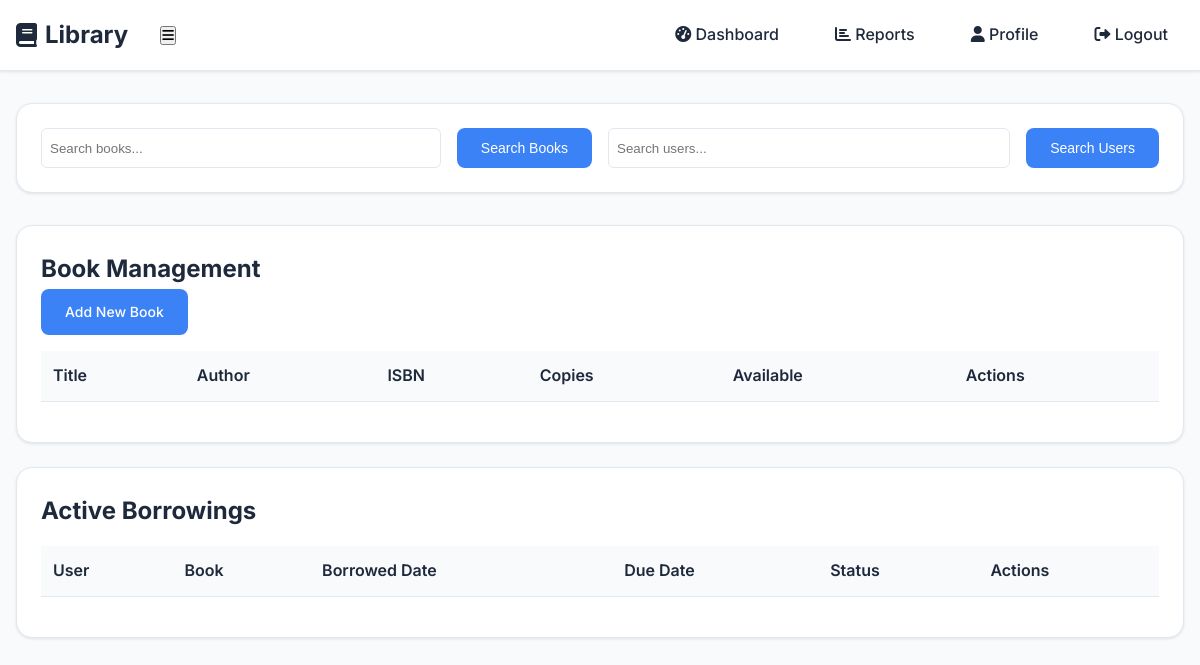
Page /librarian/dashboard/ (signed in) on the earlier database version.
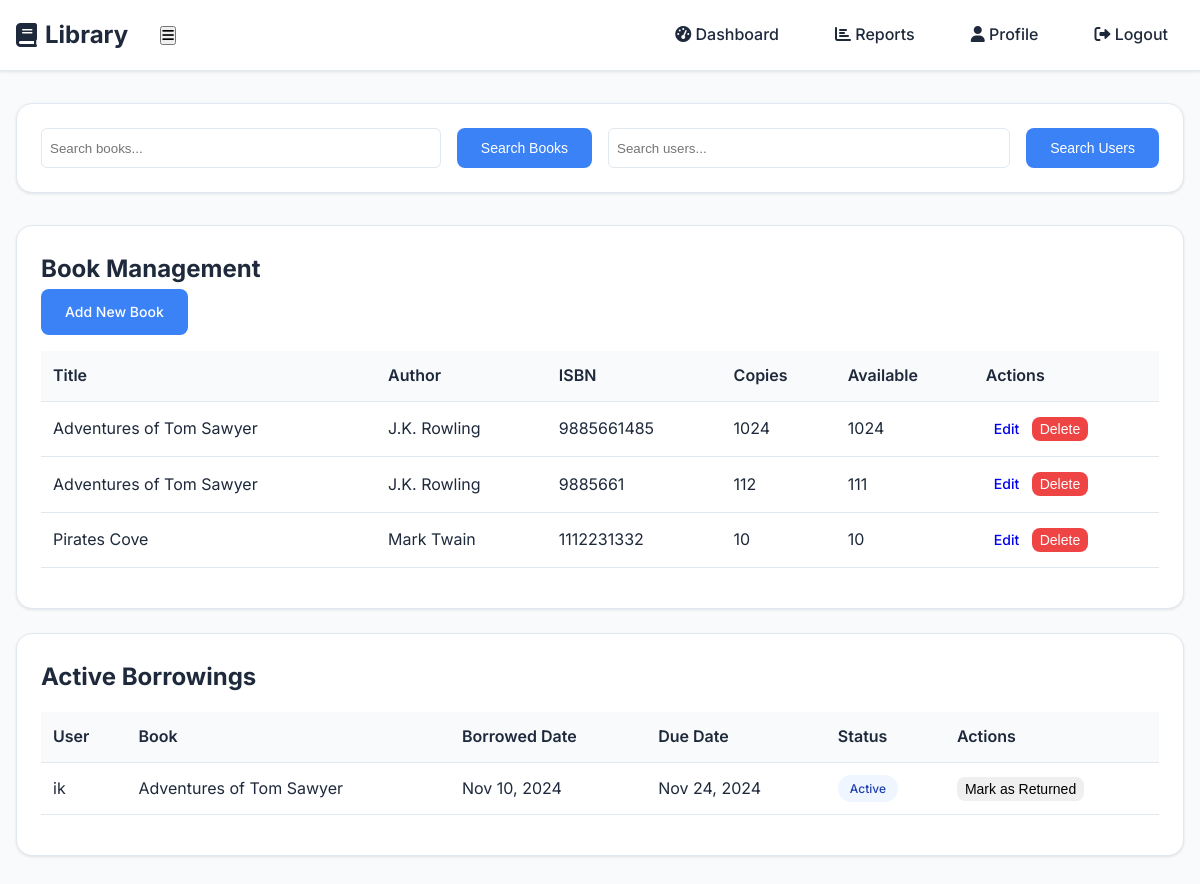
Same page on the later database version.
### catalog/models.py (models this page shows, shortened)
class Book(models.Model):
    title = models.CharField(max_length=200)
    author = models.CharField(max_length=200)
    isbn = models.CharField(max_length=13, unique=True)
    genre = models.CharField(max_length=100)
    description = models.TextField()
    cover_image = models.ImageField(upload_to='covers/', null=True, blank=True)
    pdf_file = models.FileField(upload_to='books/')
    total_copies = models.PositiveIntegerField(default=1)
    available_copies = models.PositiveIntegerField(default=1)
    created_at = models.DateTimeField(auto_now_add=True)
    updated_at = models.DateTimeField(auto_now=True)
    class Meta:
        verbose_name = 'Book'
        verbose_name_plural = 'Books'

class Borrowing(models.Model):
    user = models.ForeignKey(User, on_delete=models.CASCADE)
    book = models.ForeignKey(Book, on_delete=models.CASCADE)
    borrowed_date = models.DateTimeField(auto_now_add=True)
    due_date = models.DateTimeField()
    returned_date = models.DateTimeField(null=True, blank=True)
    reminder_sent = models.BooleanField(default=False)
    class Meta:
        verbose_name = 'Borrowing'
        verbose_name_plural = 'Borrowings'

### librarian/views.py (the view, shortened to what this page needs)
# urls.py: path('dashboard/', views.librarian_dashboard, name='librarian_dashboard'),
@user_passes_test(is_librarian)
def librarian_dashboard(request):
    search_query = request.GET.get('search', '')
    user_search = request.GET.get('user_search', '')
    books = Book.objects.all().order_by('-created_at')
    borrowings = Borrowing.objects.filter(
        returned_date__isnull=True
    ).select_related('user', 'book').order_by('due_date')
    if search_query:
        books = books.filter(
            Q(title__icontains=search_query) |
            Q(author__icontains=search_query) |
            Q(isbn__icontains=search_query)
        )
    user_details = None
    return render(request, 'librarian/dashboard.html', {
        'books': books,
        'borrowings': borrowings,
        'search_query': search_query,
        'user_search': user_search,
        'user_details': user_details,
        'now': timezone.now()
    })

### librarian/views.py (called while the page is built)
def is_librarian(user):
    return user.is_authenticated and user.is_staff

### librarian/templates/librarian/dashboard.html (shortened to what this page needs)
{% extends 'catalog/layout.html' %}
{% block content %}
<div class="dashboard-grid">
    <div class="search-section card">
        <div class="search-forms">
            <form method="get" class="search-form">
                <input type="text" name="search" placeholder="Search books..." value="{{ search_query }}">
                <button type="submit" class="btn btn-primary">Search Books</button>
            </form>
            <form method="get" class="search-form">
                <input type="text" name="user_search" placeholder="Search users..." value="{{ user_search }}">
                <button type="submit" class="btn btn-primary">Search Users</button>
            </form>
        </div>
    </div>
    <div class="dashboard-section card">
        <div class="section-header">
            <h2>Book Management</h2>
            <a href="{% url 'add_book' %}" class="btn btn-primary">Add New Book</a>
        </div>
        <div class="books-table">
            <table>
                <thead>
                    <tr>
                        <th>Title</th>
                        <th>Author</th>
                        <th>ISBN</th>
                        <th>Copies</th>
                        <th>Available</th>
                        <th>Actions</th>
                    </tr>
                </thead>
                <tbody>
                    {% for book in books %}
                    <tr>
                        <td>{{ book.title }}</td>
                        <td>{{ book.author }}</td>
                        <td>{{ book.isbn }}</td>
                        <td>{{ book.total_copies }}</td>
                        <td>{{ book.available_copies }}</td>
                        <td>
                            <a href="{% url 'edit_book' book.pk %}" class="btn btn-small">Edit</a>
                            <form method="post" action="{% url 'delete_book' book.pk %}" class="inline-form">
                                <button type="submit" class="btn btn-small btn-danger">Delete</button>
                            </form>
                        </td>
                    </tr>
                    {% endfor %}
                </tbody>
            </table>
        </div>
    </div>
    <div class="dashboard-section card">
        <h2>Active Borrowings</h2>
        <div class="borrowings-table">
            <table>
                <thead>
                    <tr>
                        <th>User</th>
                        <th>Book</th>
                        <th>Borrowed Date</th>
                        <th>Due Date</th>
                        <th>Status</th>
                        <th>Actions</th>
                    </tr>
                </thead>
                <tbody>
                    {% for borrowing in borrowings %}
                    <tr>
                        <td>{{ borrowing.user.username }}</td>
                        <td>{{ borrowing.book.title }}</td>
                        <td>{{ borrowing.borrowed_date|date:"M d, Y" }}</td>
                        <td>{{ borrowing.due_date|date:"M d, Y" }}</td>
                        <td>
                            <span class="status-badge {% if borrowing.due_date < now %}overdue{% else %}active{% endif %}">
                                {% if borrowing.due_date < now %}Overdue{% else %}Active{% endif %}
                            </span>
                        </td>
                        <td>
                            <form method="post" action="{% url 'return_book' borrowing.pk %}" class="inline-form">
                                <button type="submit" class="btn btn-small">Mark as Returned</button>
                            </form>
                        </td>
                    </tr>
                    {% endfor %}
                </tbody>
            </table>
        </div>
    </div>
</div>
{% endblock %}

Differences in the rows shown:
added Book: title "Adventures of Tom Sawyer", author "J.K. Rowling", isbn "9885661485", total_copies "1024", available_copies "1024"
added Book: title "Adventures of Tom Sawyer", author "J.K. Rowling", isbn "9885661", total_copies "112", available_copies "111"
added Book: title "Pirates Cove", author "Mark Twain", isbn "1112231332", total_copies "10", available_copies "10"
added Borrowing: user.username "ik", book "Adventures of Tom Sawyer", borrowed_date "Nov 10, 2024", due_date "Nov 24, 2024", shows "Active"
